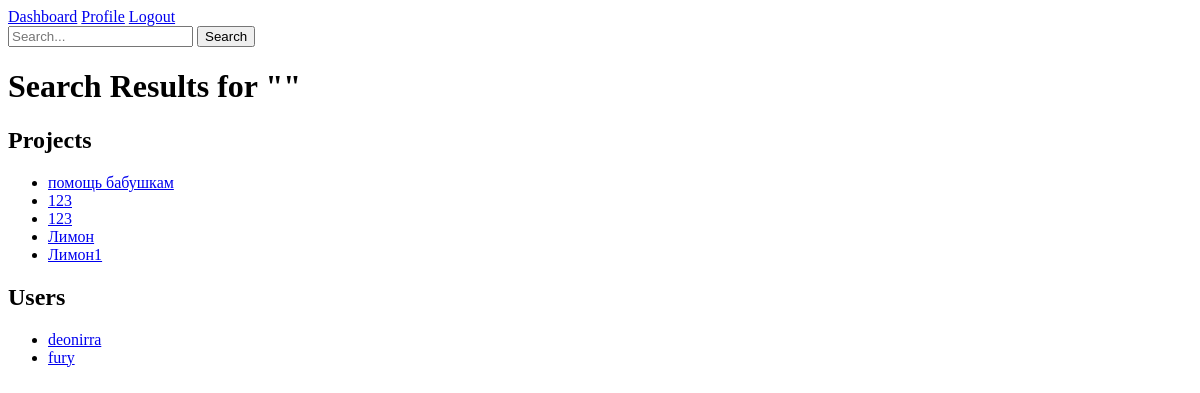
Before: /search/ (signed in) with the older database file.
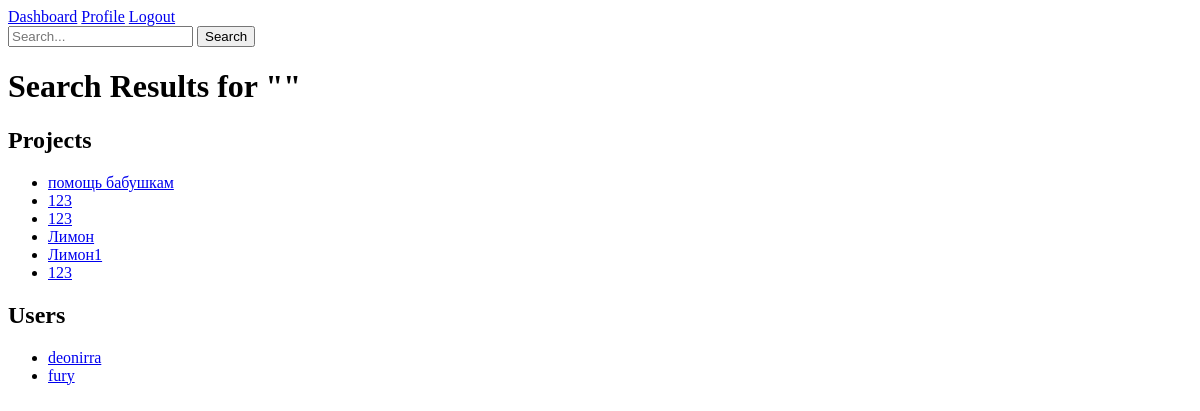
After: the same page with the newer database file.
### main/models.py (models this page shows, shortened)
class Project(models.Model):
    name = models.CharField(max_length=100)
    description = models.TextField(blank=True)
    created_at = models.DateTimeField(auto_now_add=True)
    members = models.ManyToManyField(User, related_name='projects', blank=True)

### main/views.py (the view)
# urls.py: path('search/', views.search, name='search'),
def search(request):
    query = request.GET.get('query', '')
    projects = Project.objects.filter(name__icontains=query)
    users = User.objects.filter(username__icontains=query)
    return render(request, 'search_results.html', {
        'projects': projects,
        'users': users,
        'query': query,
    })

### templates/search_results.html
{% extends 'base.html' %}
{% block content %}
<h1>Search Results for "{{ query }}"</h1>
<h2>Projects</h2>
<ul>
    {% for project in projects %}
    <li><a href="{% url 'project_detail' project.id %}">{{ project.name }}</a></li>
    {% empty %}
    <li>No projects found.</li>
    {% endfor %}
</ul>
<h2>Users</h2>
<ul>
    {% for user in users %}
    <li><a href="{% url 'user_detail' user.id %}">{{ user.username }}</a></li>
    {% empty %}
    <li>No users found.</li>
    {% endfor %}
</ul>
{% endblock %}

Changed rows visible on the page:
added Project: name "123"
